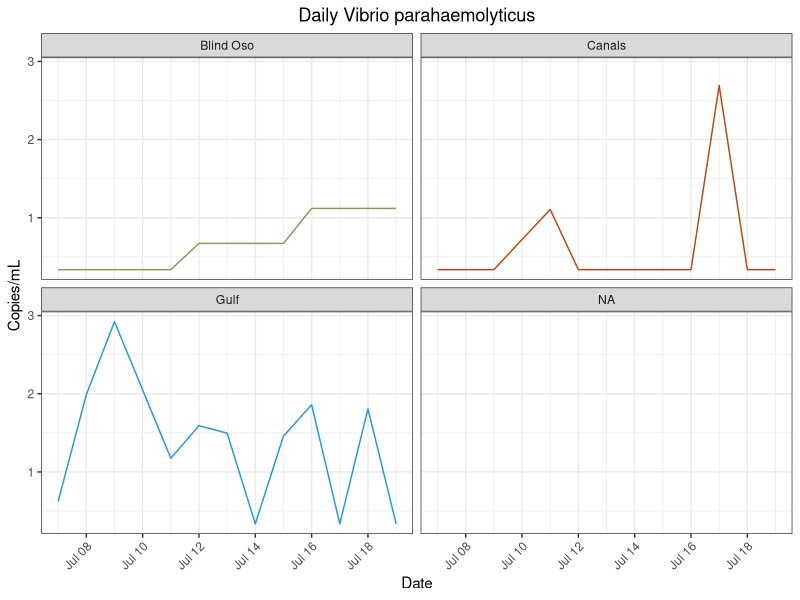
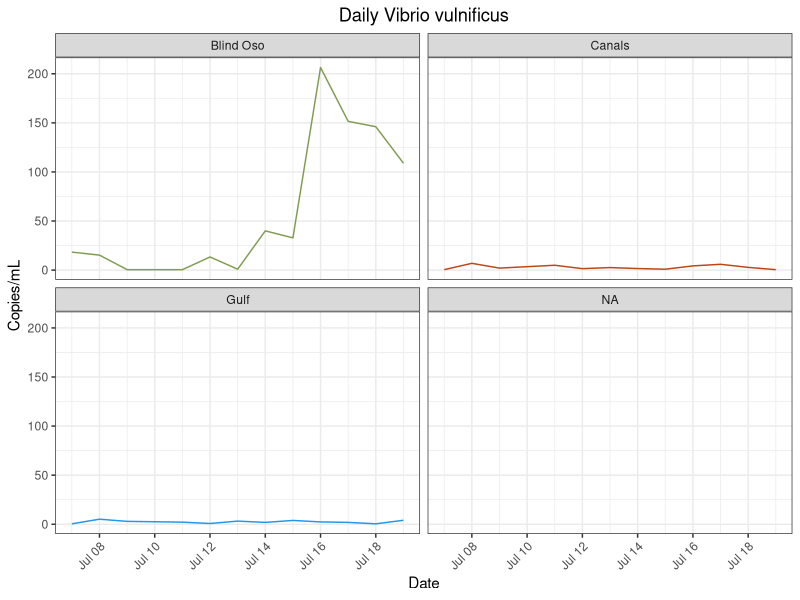
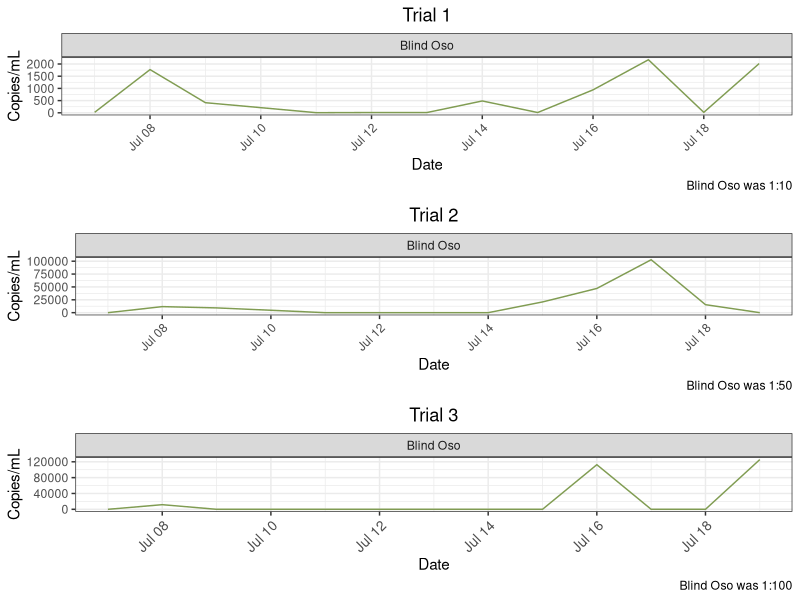
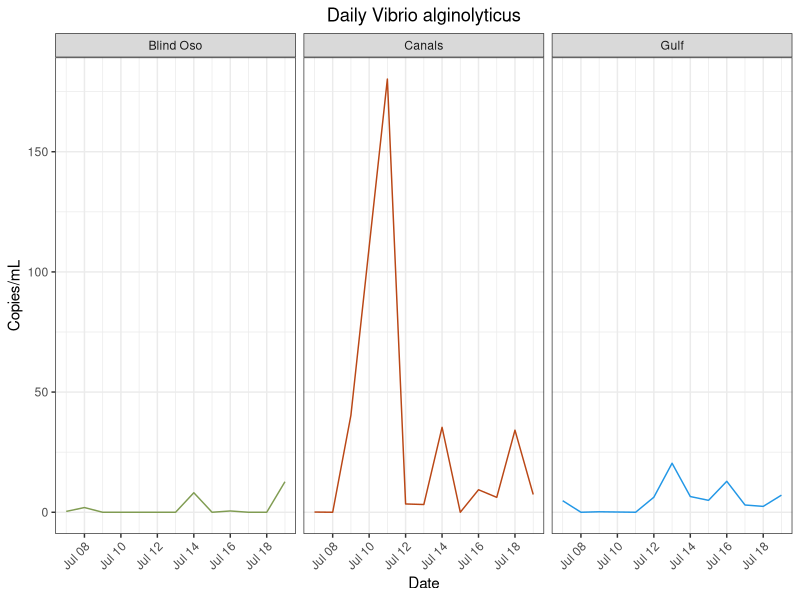
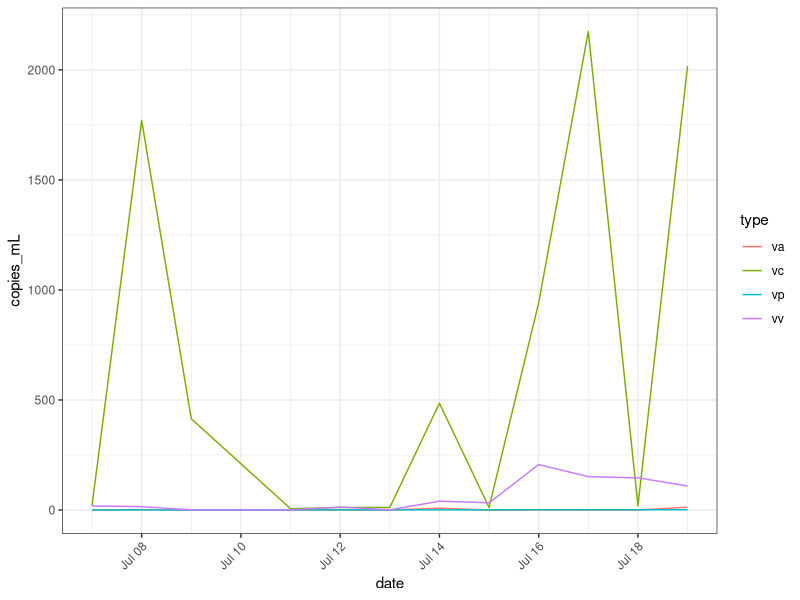
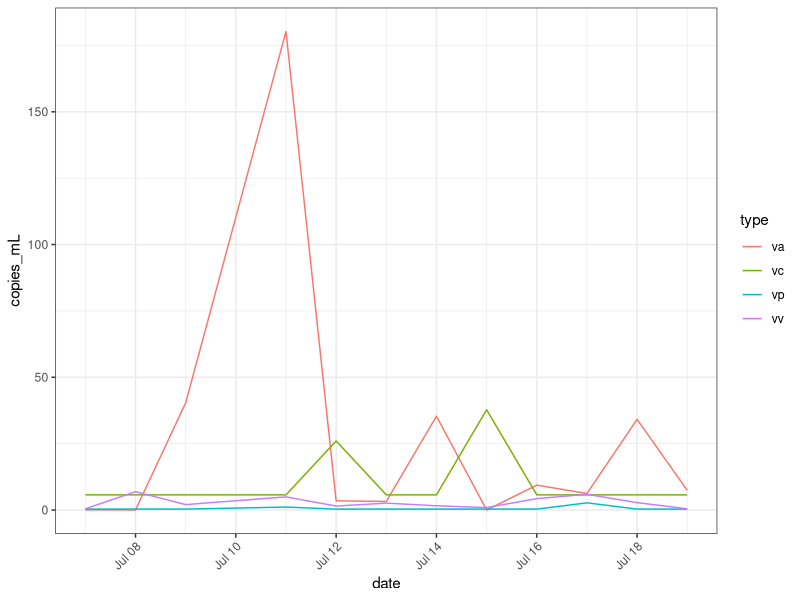
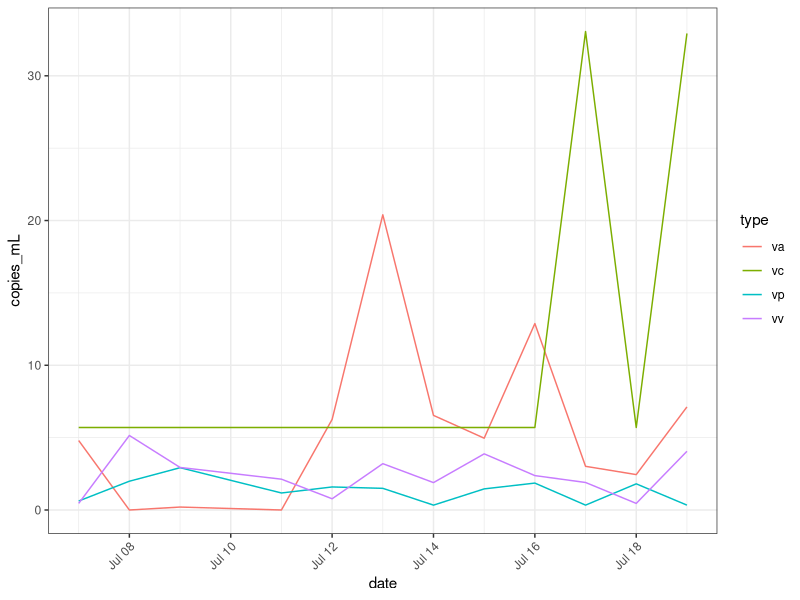
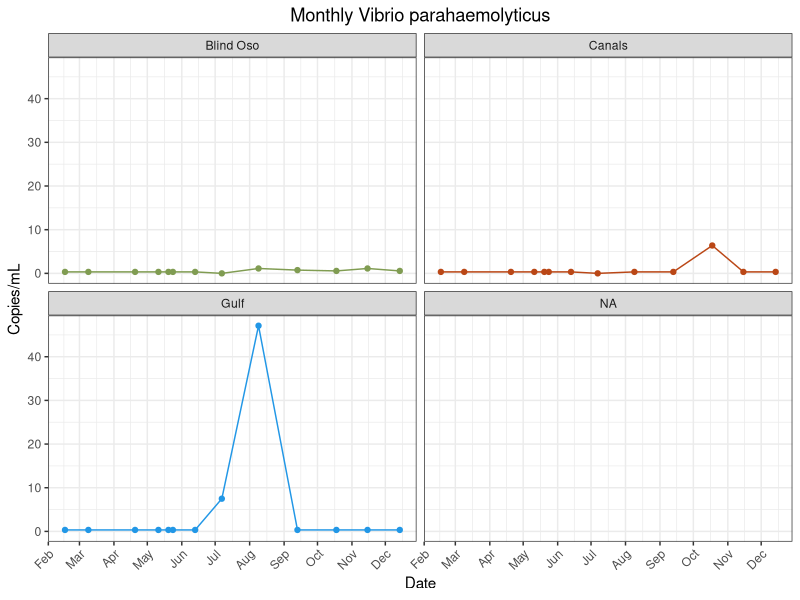

R code for these plots, in order:
## ---- chunk 1
library(here)
library(tidyverse)
library(lubridate)
library(ggpubr) #Stacking Plots
## ---- chunk 2
vp<- read_csv(here("data", "processed_data","vp_clean_copies.csv"))
vp_m<- read_csv(here("data", "processed_data","vp_mon_clean_copies.csv")) 

vv<- read_csv(here("data", "processed_data","vv_clean_copies_redo.csv")) #Trial two is best. Other trials exist too. 
vv_m<- read_csv(here("data", "processed_data","vv_clean_copies_mon.csv"))

vc<- read_csv(here("data", "processed_data", "vc_clean_copies_daily.csv"))
vc_m<- read_csv(here("data", "processed_data", "vc_clean_copies_mon.csv"))
vc_bo<- read_csv(here("data", "processed_data","vc_clean_copies_dail_1_50.csv")) #Ran 1:50. still had inhibition
vc_b100<- read_csv(here("data", "processed_data","vc_clean_copies_daily_1_100.csv")) #Ran 1:100.

va<- read_csv(here("data", "processed_data", "va_clean_copies_daily.csv"))
va_m<-  read_csv(here("data", "processed_data", "va_clean_copies_monthly.csv"))
## ---- chunk 3
vv<- vv %>%
  mutate(site = recode(site, "BO" = "Blind Oso")) %>%
  mutate(site = recode(site, "C2" = "Canals")) %>%
  mutate(site = recode(site, "RD" = "Gulf"))

vp<- vp %>%
  mutate(site = recode(site, "BO" = "Blind Oso")) %>%
  mutate(site = recode(site, "C2" = "Canals")) %>%
  mutate(site = recode(site, "RD" = "Gulf"))

vc<- vc %>%
  mutate(site = recode(site, "BO" = "Blind Oso")) %>%
  mutate(site = recode(site, "C2" = "Canals")) %>%
  mutate(site = recode(site, "RD" = "Gulf"))
vc_bo<- vc_bo %>%
  mutate(site = recode(site, "BO" = "Blind Oso")) %>%
  mutate(site = recode(site, "C2" = "Canals")) %>%
  mutate(site = recode(site, "RD" = "Gulf"))
vc_b100<- vc_b100 %>%
  mutate(site = recode(site, "BO" = "Blind Oso")) %>%
  mutate(site = recode(site, "C2" = "Canals")) %>%
  mutate(site = recode(site, "RD" = "Gulf"))

va<- va %>%
  mutate(site = recode(site, "BO" = "Blind Oso")) %>%
  mutate(site = recode(site, "C2" = "Canals")) %>%
  mutate(site = recode(site, "RD" = "Gulf"))
## ---- chunk 4
#Vp Mon
vp_m<- vp_m %>%
  select(!...1) 
jul_bo = data.frame(date = as.Date("2022-07-07"), copies_mL=0, site = "BO")
jul_c2 = data.frame(date = as.Date("2022-07-07"), copies_mL=0, site = "C2")
jul_rd = data.frame(date = as.Date("2022-07-07"), copies_mL=7.49310194, site = "RD")
vp_m = rbind(jul_bo, jul_c2, jul_rd, vp_m) %>%
  mutate(site = recode(site, "BO" = "Blind Oso")) %>%
  mutate(site = recode(site, "C2" = "Canals")) %>%
  mutate(site = recode(site, "RD" = "Gulf"))
                     

#Vv Mon
vv_m<- vv_m %>%
  select(!...1) 
jul_bo = data.frame(date = as.Date("2022-07-07"), copies_mL=0, site = "BO")
jul_c2 = data.frame(date = as.Date("2022-07-07"), copies_mL=0, site = "C2")
jul_rd = data.frame(date = as.Date("2022-07-07"), copies_mL=7.49310194, site = "RD")
vv_m = rbind(jul_bo, jul_c2, jul_rd, vv_m)%>%
  mutate(site = recode(site, "BO" = "Blind Oso")) %>%
  mutate(site = recode(site, "C2" = "Canals")) %>%
  mutate(site = recode(site, "RD" = "Gulf"))

vc_m<- vc_m %>%
  select(!...1) 
  jul_bo = data.frame(date = as.Date("2022-07-07"), copies_mL=263.208407, site = "BO")
  jul_c2 = data.frame(date = as.Date("2022-07-07"), copies_mL=0, site = "C2")
  jul_rd = data.frame(date = as.Date("2022-07-07"), copies_mL=0, site = "RD")
  vc_m = rbind(jul_bo, jul_c2, jul_rd, vc_m)%>%
    mutate(site = recode(site, "BO" = "Blind Oso")) %>%
    mutate(site = recode(site, "C2" = "Canals")) %>%
    mutate(site = recode(site, "RD" = "Gulf"))
  
 va_m<- va_m %>%
  select(!...1) 
  jul_bo = data.frame(date = as.Date("2022-07-07"), copies_mL=0, site = "BO")
  jul_c2 = data.frame(date = as.Date("2022-07-07"), copies_mL=5.494766, site = "C2")
  jul_rd = data.frame(date = as.Date("2022-07-07"), copies_mL=0, site = "RD")
  va_m = rbind(jul_bo, jul_c2, jul_rd, va_m)%>%
    mutate(site = recode(site, "BO" = "Blind Oso")) %>%
    mutate(site = recode(site, "C2" = "Canals")) %>%
    mutate(site = recode(site, "RD" = "Gulf")) 
## ---- chunk 5
vp %>%
  ggplot() + geom_line(
    aes(x = date,
        y = copies_mL,
        color = site))+ 
  facet_wrap(~site)  +
  labs(x = "Date",
       y = "Copies/mL",
       title = "Daily Vibrio parahaemolyticus")+
  theme_bw()+
  theme(
    plot.title = element_text(hjust = 0.5),
    axis.text.x = element_text(hjust = 1, angle = 45),
    legend.position = "none")+
  scale_color_manual(values = c("Blind Oso" = "#809C52",
                                "Canals" = "#ba4716",
                                "Gulf" = "4c848c"))
## ---- chunk 6
vv %>%
  #filter(!site %in% "Blind Oso") %>%
  ggplot() + geom_line(
    aes(x = date,
        y = copies_mL,
        color = site))+ 
  facet_wrap(~site)  +
  labs(x = "Date",
       y = "Copies/mL",
       title = "Daily Vibrio vulnificus")+
  theme_bw()+
  theme(
    plot.title = element_text(hjust = 0.5),
    axis.text.x = element_text(hjust = 1, angle = 45),
    legend.position = "none")+ 
  scale_color_manual(values = c("Blind Oso" = "#809C52",
                                "Canals" = "#ba4716",
                                "Gulf" = "4c848c"))
## ---- chunk 7
t1<-vc %>%
filter(site %in% "Blind Oso") %>%
  ggplot() + geom_line(
    aes(x = date,
        y = copies_mL,
        color = site))+ 
  facet_wrap(~site)  +
  labs(x = "Date",
       y = "Copies/mL",
       title = "Trial 1",
       caption = "Blind Oso was 1:10")+
  theme_bw()+
  theme(
    plot.title = element_text(hjust = 0.5),
    axis.text.x = element_text(hjust = 1, angle = 45),
    legend.position = "none")+ 
  scale_color_manual(values = c("Blind Oso" = "#809C52",
                                "Canals" = "#ba4716",
                                "Gulf" = "4c848c"))
## ---- chunk 8
t2<- vc_bo %>%
  ggplot() + geom_line(
    aes(x = date,
        y = copies_mL,
        color = site))+ 
  facet_wrap(~site)  +
  labs(x = "Date",
       y = "Copies/mL",
       title = "Trial 2",
       caption = "Blind Oso was 1:50")+
  theme_bw()+
  theme(
    plot.title = element_text(hjust = 0.5),
    axis.text.x = element_text(hjust = 1, angle = 45),
    legend.position = "none")+ 
  scale_color_manual(values = c("Blind Oso" = "#809C52"))
## ---- chunk 9
t3<- vc_b100 %>%
  ggplot() + geom_line(
    aes(x = date,
        y = copies_mL,
        color = site))+ 
  facet_wrap(~site)  +
  labs(x = "Date",
       y = "Copies/mL",
       title = "Trial 3",
       caption = "Blind Oso was 1:100")+
  theme_bw()+
  theme(
    plot.title = element_text(hjust = 0.5),
    axis.text.x = element_text(hjust = 1, angle = 45),
    legend.position = "none")+ 
  scale_color_manual(values = c("Blind Oso" = "#809C52"))
## ---- chunk 10
fig<- 
  ggarrange(t1, t2, t3 + font("x.text", size = 10), ncol = 1, nrow = 3)
fig

## ---- chunk 11
va %>%
 #filter(!site %in% "Blind Oso") %>%
  ggplot() + geom_line(
    aes(x = date,
        y = copies_mL,
        color = site))+ 
  facet_wrap(~site)  +
  labs(x = "Date",
       y = "Copies/mL",
       title = "Daily Vibrio alginolyticus")+
  theme_bw()+
  theme(
    plot.title = element_text(hjust = 0.5),
    axis.text.x = element_text(hjust = 1, angle = 45),
    legend.position = "none")+ 
  scale_color_manual(values = c("Blind Oso" = "#809C52",
                                "Canals" = "#ba4716",
                                "Gulf" = "4c848c"))
## ---- chunk 12
#Make new columns with species 
type = "vc"
vc1<- cbind(vc, type)

type = "vv"
vv1<- cbind(vv, type)

type = "vp"
vp1<- cbind(vp, type)

type = "va"
va1<- cbind(va,type)

#Combine datasets
master<- rbind(vc1,vp1,vv1, va1)
## ---- chunk 13
master %>%
  filter(site %in% "Blind Oso")%>%
  ggplot() + geom_line(
    aes(
      x = date,
      y = copies_mL,
      color = type))+ 
  theme_bw()+
  theme(
    axis.text.x = element_text(hjust = 1, angle = 45))
## ---- chunk 14
master %>%
  filter(site %in% "Canals")%>%
  ggplot() + geom_line(
    aes(
      x = date,
      y = copies_mL,
      color = type))+ 
  theme_bw()+
  theme(
    axis.text.x = element_text(hjust = 1, angle = 45))
## ---- chunk 15
master %>%
  filter(site %in% "Gulf")%>%
  ggplot() + geom_line(
    aes(
      x = date,
      y = copies_mL,
      color = type))+ 
  theme_bw()+
  theme(
    axis.text.x = element_text(hjust = 1, angle = 45))
## ---- chunk 16
vp_m %>%
ggplot() + geom_line(
    aes(x = date,
        y = copies_mL,
        color = site))+ 
  geom_point(
     aes(x = date,
        y = copies_mL,
        color = site))+
  facet_wrap(~site)  +
  labs(x = "Date",
       y = "Copies/mL",
       title = "Monthly Vibrio parahaemolyticus")+
  theme_bw()+
  theme(
    plot.title = element_text(hjust = 0.5),
    axis.text.x = element_text(hjust = 1, angle = 45),
    legend.position = "none")+
  scale_color_manual(values = c("Blind Oso" = "#809C52",
                                "Canals" = "#ba4716",
                                "Gulf" = "4c848c"))+
  scale_x_date(date_breaks = "1 month", date_labels = "%b")
## ---- chunk 17
vv_m %>%
  filter(!site %in% c("E3", "NT")) %>%
 ggplot() + geom_line(
    aes(x = date,
        y = copies_mL,
        color = site))+ 
  geom_point(
     aes(x = date,
        y = copies_mL,
        color = site))+
  facet_wrap(~site)  +
  labs(x = "Date",
       y = "Copies/mL",
       title = "Monthly Vibrio vulnificus")+
  theme_bw()+
  theme(
    plot.title = element_text(hjust = 0.5),
    axis.text.x = element_text(hjust = 1, angle = 45),
    legend.position = "none")+
  scale_color_manual(values = c("Blind Oso" = "#809C52",
                                "Canals" = "#ba4716",
                                "Gulf" = "4c848c"))+
  scale_x_date(date_breaks = "1 month", date_labels = "%b")
## ---- chunk 18
vc_m %>%
  #filter(!site %in% "Blind Oso") %>%
 ggplot() + geom_line(
    aes(x = date,
        y = copies_mL,
        color = site))+ 
  geom_point(
     aes(x = date,
        y = copies_mL,
        color = site))+
  facet_wrap(~site)  +
  labs(x = "Date",
       y = "Copies/mL",
       title = "Monthly Vibrio cholerae")+
  theme_bw()+
  theme(
    plot.title = element_text(hjust = 0.5),
    axis.text.x = element_text(hjust = 1, angle = 45),
    legend.position = "none")+
  scale_color_manual(values = c("Blind Oso" = "#809C52",
                                "Canals" = "#ba4716",
                                "Gulf" = "4c848c"))+
  scale_x_date(date_breaks = "1 month", date_labels = "%b")
## ---- chunk 19
va_m %>%
  #filter(!site %in% "Blind Oso") %>%
 ggplot() + geom_line(
    aes(x = date,
        y = copies_mL,
        color = site))+ 
  geom_point(
     aes(x = date,
        y = copies_mL,
        color = site))+
  facet_wrap(~site)  +
  labs(x = "Date",
       y = "Copies/mL",
       title = "Monthly Vibrio alginolyticus")+
  theme_bw()+
  theme(
    plot.title = element_text(hjust = 0.5),
    axis.text.x = element_text(hjust = 1, angle = 45),
    legend.position = "none")+
  scale_color_manual(values = c("Blind Oso" = "#809C52",
                                "Canals" = "#ba4716",
                                "Gulf" = "4c848c"))+
  scale_x_date(date_breaks = "1 month", date_labels = "%b")
